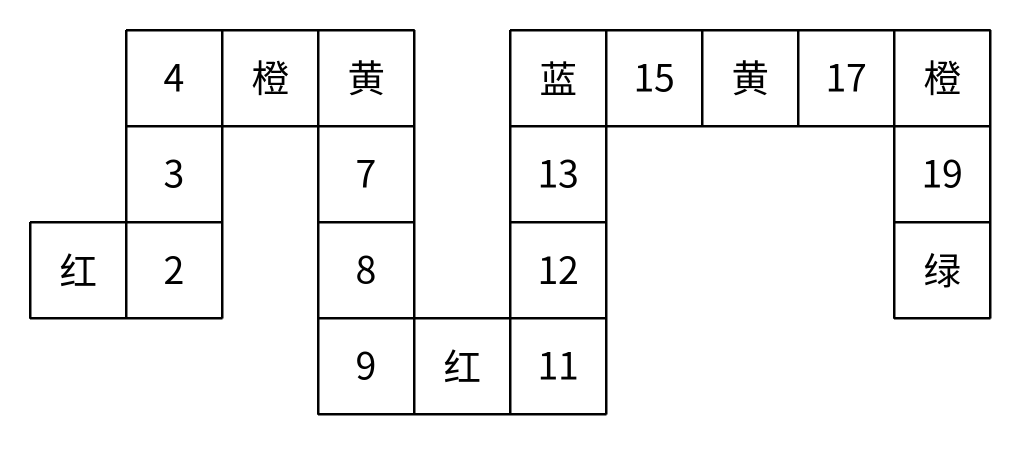
#> input picture 广东行测18套模拟/M04/assets/q63_snake.png, 2040 x 930 px, given in place of s21_p11_i00.png, which was not available (shown at 1/2 size)
$ python linework_compare.py
#> lines starting #> are read from the running program, lines starting #| are printed output that depends on the picture; after the words box and inside, x2 and y2 are one past the last pixel; in counts of white or black regions, pixels touching at a corner belong together
"""Line weight / grey fill / triangle-apex comparison between original and redrawn figures, in mm at the print
size each would get (original: bbox_pt print size; redrawn: 120 mm width as in the review PDF)."""
import numpy as np, json
from PIL import Image
R='/home/user/xing-ce1/'
def runs(mask):
    out=[];s=None
    for i,v in enumerate(mask):
        if v and s is None: s=i
        if not v and s is not None: out.append((s,i-1)); s=None
    if s is not None: out.append((s,len(mask)-1))
    return out
def line_widths_px(path, y0, y1, x0, x1, thr):
#> called with y0 = 60, y1 = 70, x0 = 10, x1 = 100, thr = 6
    a=np.array(Image.open(path).convert('L'))<128
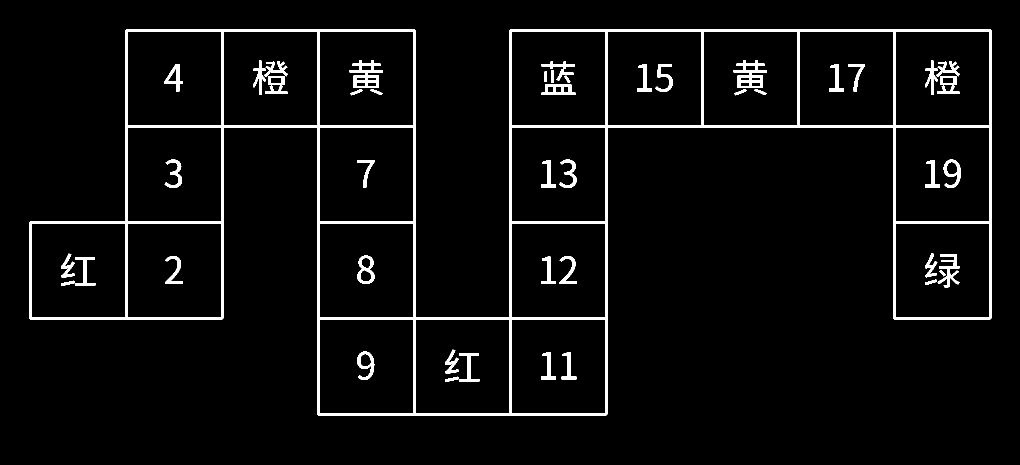
#> a: shape (930, 2040) bool (shown at 1/2 size); 4.4% white; 49 white regions, largest, box (x1, y1, x2, y2) and area: (58, 58, 1983, 831) 58046, (699, 120, 766, 176) 1618, (1467, 120, 1534, 176) 1618
    cs=a[y0:y1,x0:x1].sum(axis=0)
#> cs = 90 values from 0 to 0
    return [b-a_+1 for a_,b in runs(cs>thr)]
#> the loop in runs, `for i,v in enumerate(mask):` made 90 passes
#> after the loop in runs, `for i,v in enumerate(mask):`: out = []
cases={
 'Q46 grid lines': (R+'模考/2026下半年广东卷_16-33季_AI可读/assets/s21_p11_i00.png',(60,70,10,100,6),117.7/600,
                    R+'广东行测18套模拟/M04/assets/q46_pixel_shift.png',(300,340,60,500,30),120/3600),
 'Q47 grid lines': (R+'模考/2026下半年广东卷_16-33季_AI可读/assets/s25_p11_i00.png',(20,30,40,95,6),117.7/600,
                    R+'广东行测18套模拟/M04/assets/q47_growing_path.png',(100,140,160,500,30),120/3600),
 'Q49 net lines':  (R+'模考/2026下半年广东卷_16-33季_AI可读/assets/s22_p13_i01.png',(40,62,95,225,15),117.7/600,
                    R+'广东行测18套模拟/M04/assets/q49_cube_nets.png',(330,420,820,1400,60),120/3720),
 'Q50 stem lines': (R+'模考/2026下半年广东卷_16-33季_AI可读/assets/s26_p13_i00.png',(70,95,180,300,18),98.1/500,
                    R+'广东行测18套模拟/M04/assets/q50_solids.png',(700,780,1380,1900,60),120/3600),
}
for k,(op,(y0,y1,x0,x1,t),omm,rp,(ry0,ry1,rx0,rx1,rt),rmm) in cases.items():
    ow=line_widths_px(op,y0,y1,x0,x1,t); rw=line_widths_px(rp,ry0,ry1,rx0,rx1,rt)
#> after `ow = line_widths_px(op, y0, y1, x0, x1, t)`: ow = []
#> call 2 of line_widths_px, with y0 = 300, y1 = 340, x0 = 60, x1 = 500, thr = 30
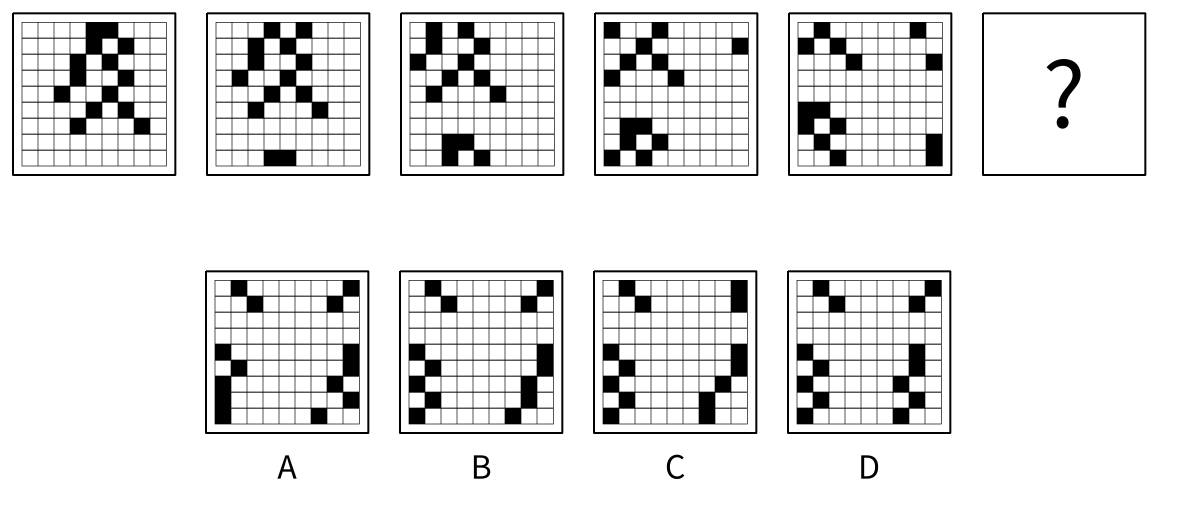
#> input picture 广东行测18套模拟/M04/assets/q46_pixel_shift.png, 3600 x 1530 px, found by its file name (shown at 1/3 size)
#> in line_widths_px (call 2), `a=np.array(Image.open(path).convert('L'))<128`:
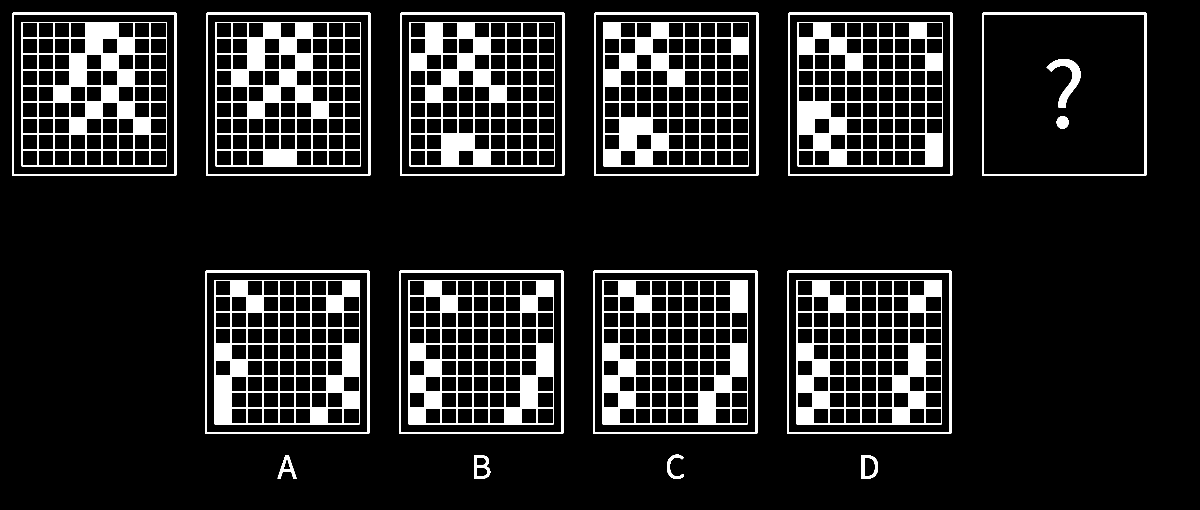
#> a: shape (1530, 3600) bool (shown at 1/3 size); 10.4% white; 25 white regions, largest, box (x1, y1, x2, y2) and area: (644, 840, 1079, 1273) 49440, (1808, 840, 2243, 1273) 49440, (2393, 66, 2828, 499) 49395
#> in line_widths_px (call 2), `cs=a[y0:y1,x0:x1].sum(axis=0)`: cs = 440 values, max 40 at index 5, min 0 at index 0, mean 12.38
#> the loop in runs (call 2), `for i,v in enumerate(mask):` made 440 passes
#> v on passes 1 to 12: False, False, False, False, False, True, True, False, False, False, False, False
#> after `rw = line_widths_px(rp, ry0, ry1, rx0, rx1, rt)`: rw = [2, 2, 2, 2, 50, 50, 2, 2]
    print(f'{k}: original px {ow} -> mm {[round(w*omm,2) for w in ow]} | redrawn px {rw} -> mm {[round(w*rmm,3) for w in rw]}')
#| Q46 grid lines: original px [] -> mm [] | redrawn px [2, 2, 2, 2, 50, 50, 2, 2] -> mm [0.067, 0.067, 0.067, 0.067, 1.667, 1.667, 0.067, 0.067]
#> pass 2 of the loop `for k,(op,(y0,y1,x0,x1,t),omm,rp,(ry0,ry1,rx0,rx1,rt),rmm) in cases.it..`:
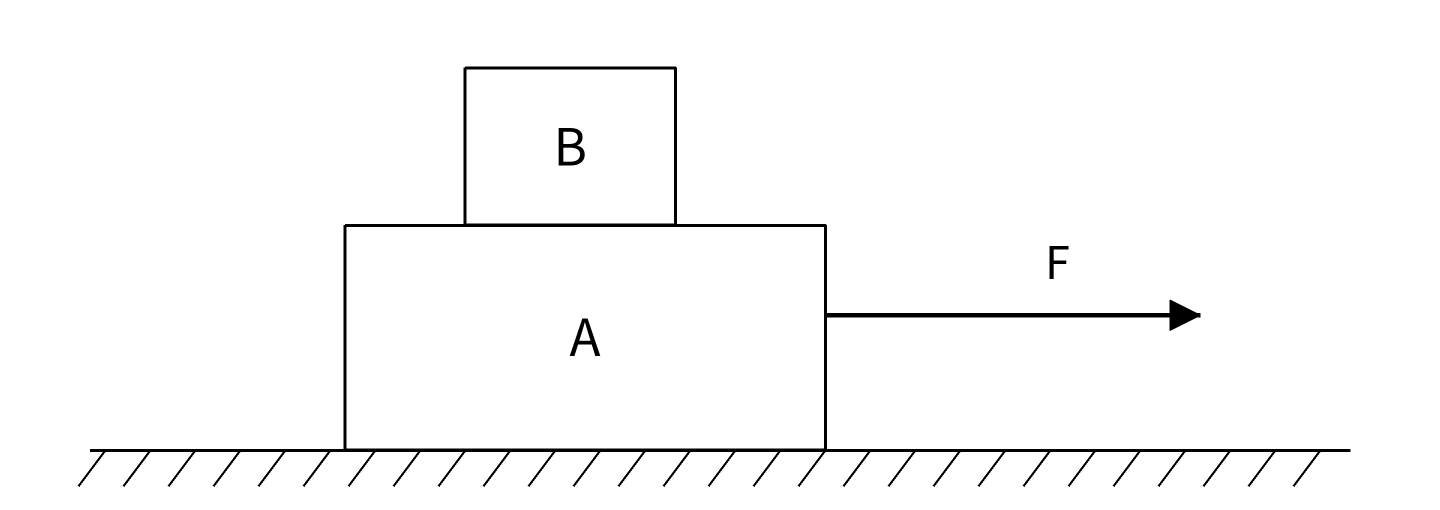
#> input picture 广东行测18套模拟/M04/assets/q66_blocks.png, 2880 x 1020 px, given in place of s25_p11_i00.png, which was not available (shown at 1/2 size)
#> a: shape (1020, 2880) bool; 1.9% white; 4 white regions, box (x1, y1, x2, y2) and area: (155, 133, 2701, 974) 52219, (1117, 256, 1169, 331) 1996, (1140, 637, 1200, 712) 1468, (2099, 492, 2137, 558) 920
#> cs = 55 values from 0 to 0
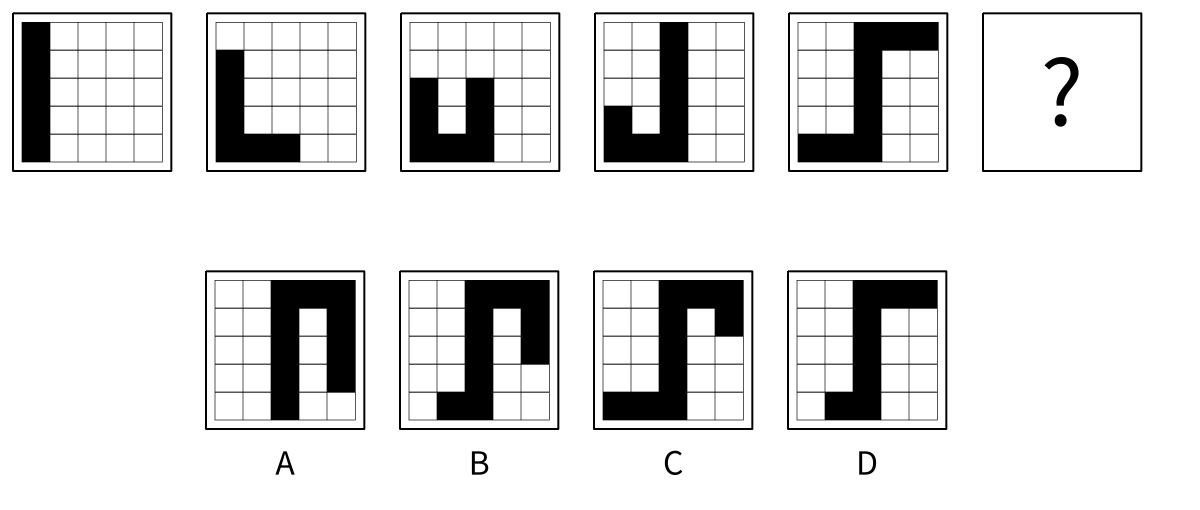
#> input picture 广东行测18套模拟/M04/assets/q47_growing_path.png, 3600 x 1530 px, found by its file name (shown at 1/3 size)
#> in line_widths_px (call 4), `a=np.array(Image.open(path).convert('L'))<128`:
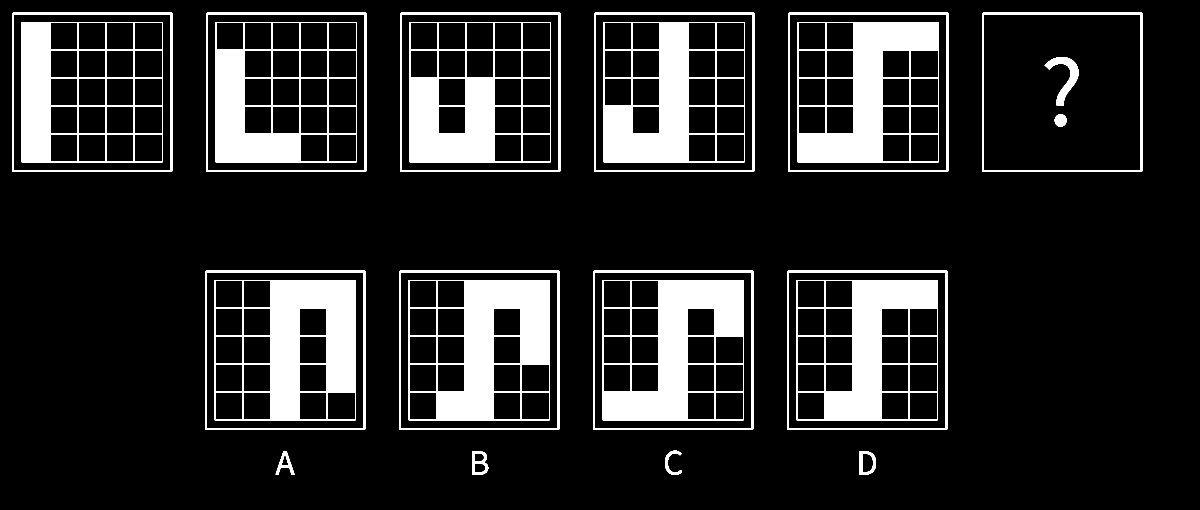
#> a: shape (1530, 3600) bool (shown at 1/3 size); 13% white; 25 white regions, largest, box (x1, y1, x2, y2) and area: (644, 840, 1067, 1261) 78372, (1226, 840, 1649, 1261) 78291, (1808, 840, 2231, 1261) 78210
#> cs = 340 values, max 40 at index 73, min 0 at index 0, mean 0.941
#> rw = [2, 2, 2, 2]
#| Q47 grid lines: original px [] -> mm [] | redrawn px [2, 2, 2, 2] -> mm [0.067, 0.067, 0.067, 0.067]
#> pass 3 of the loop `for k,(op,(y0,y1,x0,x1,t),omm,rp,(ry0,ry1,rx0,rx1,rt),rmm) in cases.it..`:
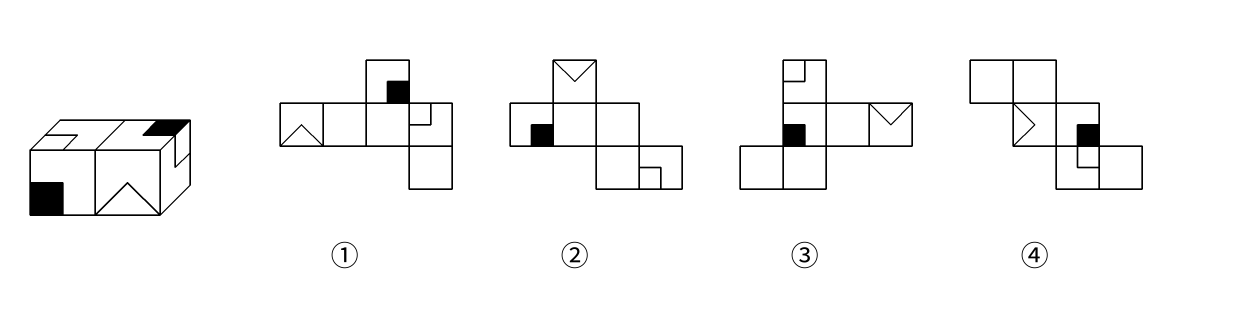
#> input picture 广东行测18套模拟/M04/assets/q49_cube_nets.png, 3720 x 930 px, found by its file name (shown at 1/3 size)
#> in line_widths_px (call 6), `a=np.array(Image.open(path).convert('L'))<128`:
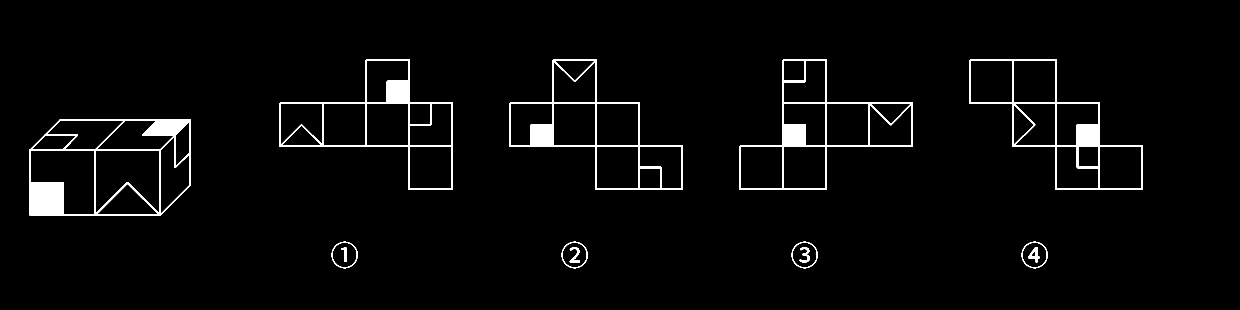
#> a: shape (930, 3720) bool (shown at 1/3 size); 3% white; 13 white regions, largest, box (x1, y1, x2, y2) and area: (88, 358, 573, 648) 27980, (838, 178, 1359, 570) 17559, (2218, 178, 2739, 570) 17494
#> cs = 580 values, max 90 at index 18, min 0 at index 0, mean 5.58
#> rw = [5, 5, 5, 5, 5]
#| Q49 net lines: original px [] -> mm [] | redrawn px [5, 5, 5, 5, 5] -> mm [0.161, 0.161, 0.161, 0.161, 0.161]
#> (the run stopped early here; a loop or call above may not have finished)
